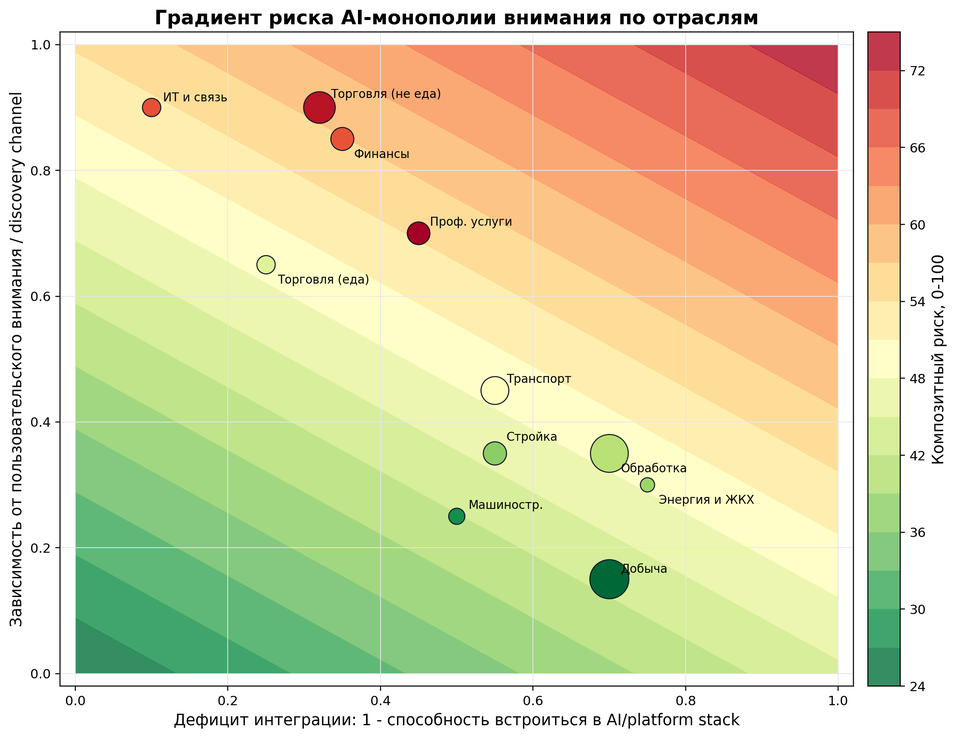
#> input picture output/attention_monopoly_risk_gradient.png, 956 x 738 px, shrunk from 2246 x 1733 before the run
$ python generate_attention_gradient_step_brief_pdf.py
#> lines starting #> are read from the running program, lines starting #| are printed output that depends on the picture
from __future__ import annotations

import textwrap
from pathlib import Path

import matplotlib

matplotlib.use("Agg")

import matplotlib.pyplot as plt
from matplotlib.backends.backend_pdf import PdfPages
from matplotlib.patches import Rectangle
from PIL import Image


ROOT = Path(__file__).resolve().parents[1]
OUTPUT_DIR = ROOT / "output"
REPORT_DIR = OUTPUT_DIR / "reports"
RISK_FIG = OUTPUT_DIR / "attention_monopoly_risk_gradient.png"
REPORT_PATH = REPORT_DIR / "attention_monopoly_gradient_step_brief_ru.pdf"

PAGE_SIZE = (8.27, 11.69)
BLUE = "#1F4E79"
INK = "#111827"
MUTED = "#4B5563"
LIGHT = "#F3F6FA"


def configure_style() -> None:
    plt.rcParams.update(
        {
            "font.family": "DejaVu Sans",
            "font.sans-serif": ["DejaVu Sans", "Arial", "sans-serif"],
            "mathtext.fontset": "dejavusans",
            "figure.facecolor": "white",
            "savefig.facecolor": "white",
        }
    )


def wrapped_text(ax: plt.Axes, x: float, y: float, text: str, width: int, fontsize: float, line_height: float) -> float:
    lines: list[str] = []
    for paragraph in text.split("\n"):
        if not paragraph.strip():
            lines.append("")
            continue
        lines.extend(textwrap.wrap(paragraph, width=width, break_long_words=False))
    for i, line in enumerate(lines):
        ax.text(x, y - i * line_height, line, fontsize=fontsize, color=INK, va="top")
    return y - max(len(lines), 1) * line_height


def section(ax: plt.Axes, x: float, y: float, title: str) -> None:
    ax.add_patch(Rectangle((x, y - 0.022), 0.011, 0.026, transform=ax.transAxes, facecolor=BLUE, edgecolor="none"))
    ax.text(x + 0.018, y, title, fontsize=10.4, fontweight="bold", color=INK, va="top")


def add_risk_image(fig: plt.Figure, bbox: list[float]) -> None:
    image_ax = fig.add_axes(bbox)
    image_ax.set_axis_off()
    image = Image.open(RISK_FIG)
    image_ax.imshow(image)


def build_report() -> None:
    configure_style()
    REPORT_DIR.mkdir(parents=True, exist_ok=True)
    with PdfPages(REPORT_PATH) as pdf:
        fig = plt.figure(figsize=PAGE_SIZE, dpi=220)
        ax = fig.add_axes([0, 0, 1, 1])
        ax.set_axis_off()

        ax.add_patch(Rectangle((0.04, 0.925), 0.92, 0.040, transform=ax.transAxes, facecolor=BLUE, edgecolor="none"))
        ax.text(0.055, 0.945, "AI economy | scenario step note", fontsize=8.3, color="white", va="center")
        ax.text(0.04, 0.885, "Монополия внимания: корректировка риск-градиента", fontsize=16.5, fontweight="bold", color=INK, va="top")
        ax.text(
            0.04,
            0.838,
            "Короткая фиксация изменения: риск теперь растет при высокой зависимости от поиска и высокой подключаемости к платформе.",
            fontsize=8.9,
            color=MUTED,
            va="top",
        )

        section(ax, 0.04, 0.785, "Математика")
        y = 0.745
        formulas = [
            r"$D_s \in [0,1]$ — зависимость отрасли от поиска, рекомендаций и discovery channel.",
            r"$I_s \in [0,1]$ — способность быстро встроиться в AI/platform stack.",
            r"$R_s=100\left(w_DD_s+w_II_s+w_m\frac{m_s}{\max_j m_j}+w_EE_s+w_GG_s+w_AA_s(2035)\right)$.",
        ]
        for formula in formulas:
            ax.text(0.06, y, formula, fontsize=10.0, color=INK, va="top")
            y -= 0.044

        section(ax, 0.04, 0.615, "Смысл изменения")
        body = (
            "Ось X теперь трактуется как прямая интеграционная емкость $I_s$, а не дефицит $1-I_s$. "
            "Поэтому опасная зона графика — правый верхний угол: отрасли, где пользовательский выбор сильно "
            "зависит от поиска, и где подключение к AI-платформе технически и организационно простое. "
            "Это не отменяет отдельный loss-factor $1-I_s$ в формуле чистого сдвига ВДС: там он описывает потери "
            "игроков, не встроившихся в платформу."
        )
        wrapped_text(ax, 0.06, 0.575, body, width=86, fontsize=8.7, line_height=0.021)

        section(ax, 0.04, 0.448, "Калибровочные допущения")
        assumptions = (
            "Торговля и ИТ сдвинуты вправо-вверх: поиск, маркетплейсы, delivery, карты, API и рекомендации "
            "делают их одновременно attention-sensitive и platform-connectable. Добыча и строительство "
            "сдвинуты влево-вниз: спрос там более B2B/project-based, менее discovery-driven и хуже стандартизуется "
            "под единый AI-интерфейс."
        )
        wrapped_text(ax, 0.06, 0.408, assumptions, width=86, fontsize=8.7, line_height=0.021)

        ax.add_patch(Rectangle((0.100, 0.105), 0.800, 0.180, transform=ax.transAxes, facecolor=LIGHT, edgecolor="#D1D5DB", linewidth=0.6))
        add_risk_image(fig, [0.120, 0.121, 0.760, 0.150])
#> in add_risk_image, image is the input picture: PIL image 956x738 RGBA; mean R, G, B, A 221.3, 215.4, 171.2, 255
        ax.text(0.100, 0.086, "Фрагмент обновленного риск-градиента", fontsize=8.2, color=MUTED, va="top")

        ax.text(0.04, 0.045, "Output: attention_monopoly_gradient_step_brief_ru.pdf", fontsize=7.4, color="#6B7280")
        ax.text(0.96, 0.045, "Theclimateguy / AI_economy", fontsize=7.4, color="#6B7280", ha="right")
        pdf.savefig(fig)
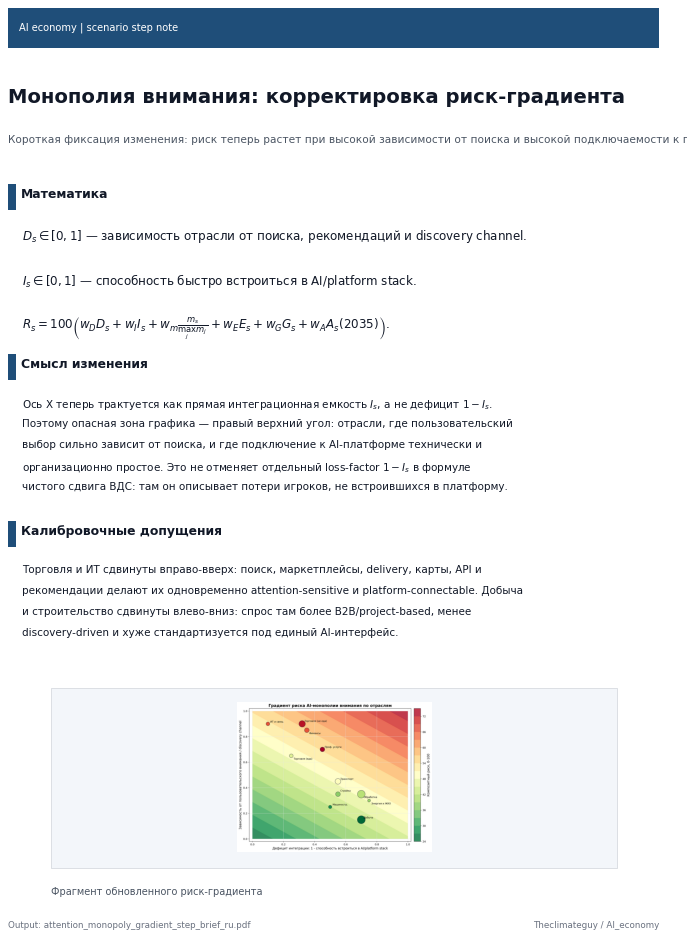
#> figure drawn by matplotlib, 2 panels
        plt.close(fig)
    print(f"Saved report: {REPORT_PATH.relative_to(ROOT)}")


if __name__ == "__main__":
    build_report()
